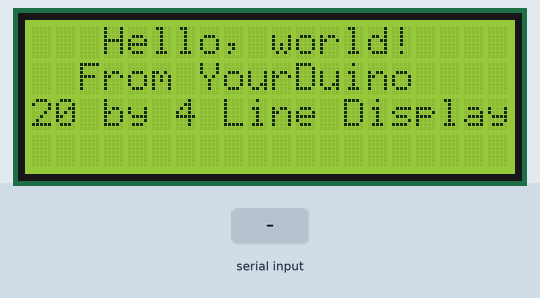
This sketch was run on a simulated Arduino Uno, built with avr-gcc and run on an emulated ATmega328P. On the bench: 20×4 character LCD. The test bench sets the inputs (shaded band).

Above: at 3.7 s.
At 14.8 s:
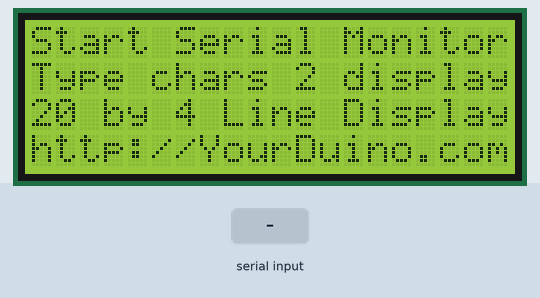
14.9 s: "1" received over Serial
At 16.2 s:
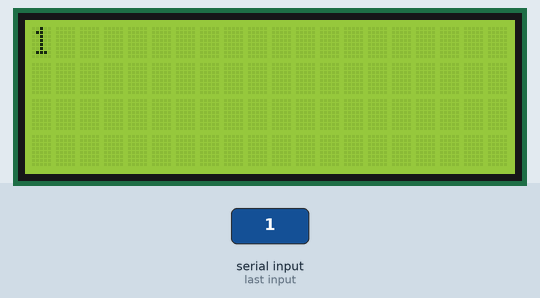
16.5 s: "0" received over Serial
At 17.4 s:
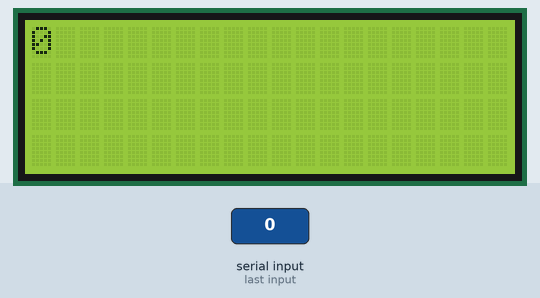
18.1 s: "2" received over Serial
Timing chart, 0 to 21.1 s (numbered marks = the images above; inputs shaded):
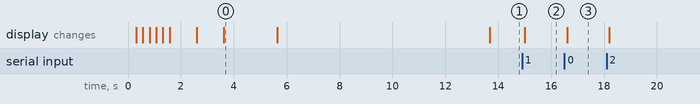

The sketch:

sainsmart_lcd_test.ino
```cpp
/* YourDuino.com Example Software Sketch
 20 character 4 line I2C Display
 Backpack Interface labelled "YwRobot Arduino LCM1602 IIC V1"
 Connect Vcc and Ground, SDA to A4, SCL to A5 on Arduino
 terry@yourduino.com */

/*-----( Import needed libraries )-----*/
#include <Wire.h>  // Comes with Arduino IDE
// Get the LCD I2C Library here:
// https://bitbucket.org/fmalpartida/new-liquidcrystal/downloads
// Move any other LCD libraries to another folder or delete them
// See Library "Docs" folder for possible commands etc.
#include <LiquidCrystal_I2C.h>

/*-----( Declare Constants )-----*/
/*-----( Declare objects )-----*/
// set the LCD address to 0x27 for a 20 chars 4 line display
// Set the pins on the I2C chip used for LCD connections:
//                    addr, en,rw,rs,d4,d5,d6,d7,bl,blpol
LiquidCrystal_I2C lcd(0x27, 20, 4);  // Set the LCD I2C address


/*-----( Declare Variables )-----*/


void setup()   /*----( SETUP: RUNS ONCE )----*/
{
  Serial.begin(9600);  // Used to type in characters

  lcd.begin(20,4);         // initialize the lcd for 20 chars 4 lines, turn on backlight

// ------- Quick 3 blinks of backlight  -------------
  for(int i = 0; i< 3; i++)
  {
    lcd.backlight();
    delay(250);
    lcd.noBacklight();
    delay(250);
  }
  lcd.backlight(); // finish with backlight on

//-------- Write characters on the display ------------------
  // NOTE: Cursor Position: Lines and Characters start at 0
  lcd.setCursor(3,0); //Start at character 4 on line 0
  lcd.print("Hello, world!");
  delay(1000);
  lcd.setCursor(2,1);
  lcd.print("From YourDuino");
  delay(1000);
  lcd.setCursor(0,2);
  lcd.print("20 by 4 Line Display");
  lcd.setCursor(0,3);
  delay(2000);
  lcd.print("http://YourDuino.com");
  delay(8000);
  // Wait and then tell user they can start the Serial Monitor and type in characters to
  // Display. (Set Serial Monitor option to "No Line Ending")
  lcd.setCursor(0,0); //Start at character 0 on line 0
  lcd.print("Start Serial Monitor");
  lcd.setCursor(0,1);
  lcd.print("Type chars 2 display");


}/*--(end setup )---*/


void loop()   /*----( LOOP: RUNS CONSTANTLY )----*/
{
  {
    // when characters arrive over the serial port...
    if (Serial.available()) {
      // wait a bit for the entire message to arrive
      delay(100);
      // clear the screen
      lcd.clear();
      // read all the available characters
      while (Serial.available() > 0) {
        // display each character to the LCD
        lcd.write(Serial.read());
      }
    }
  }

}/* --(end main loop )-- */


/* ( THE END ) */
```

Measured:
- after the input at 14.9 s, the display: changes after 0.11 s (image 2)
- after the input at 16.5 s, the display: changes after 0.10 s (image 3)
- what the display in image 0 shows lasts 2.0 s, from 3.6 s to 5.6 s
